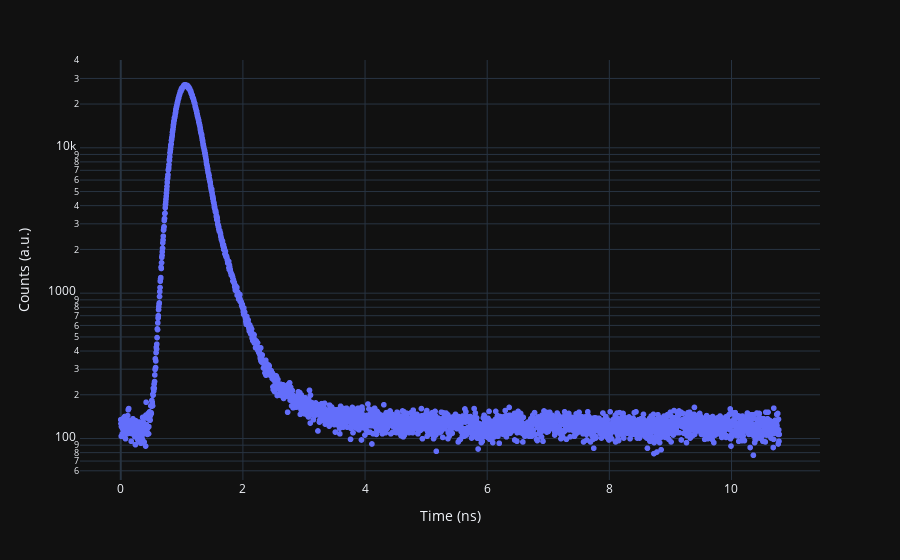

Notebook cell for this chart:
### Code cell
import pandas as pd
df = pd.DataFrame({'Time (ns)': data.x, 'Counts (a.u.)': data.y, 'IRF': irf.y})
fig = px.scatter(df, x="Time (ns)", y="Counts (a.u.)", log_y=True,  template="plotly_dark")
iplot(fig)

### Figure 1 — Plotly figure (JSON) as saved in the notebook; plotly's stock layout.template omitted (floating-point values rounded to 4 significant figures; data arrays with more than 128 entries replaced by an {"elided": "..."} marker saying what was removed)
{"data": [{"hoverlabel": {"namelength": 0}, "hovertemplate": "Time (ns)=%{x}<br>Counts (a.u.)=%{y}", "legendgroup": "", "marker": {"color": "#636efa", "symbol": "circle"}, "mode": "markers", "name": "", "showlegend": false, "type": "scattergl", "x": {"elided": "2649 float values"}, "xaxis": "x", "y": {"elided": "2649 float values"}, "yaxis": "y"}], "layout": {"legend": {"tracegroupgap": 0}, "margin": {"t": 60}, "xaxis": {"anchor": "y", "domain": [0, 1], "title": {"text": "Time (ns)"}}, "yaxis": {"anchor": "x", "domain": [0, 1], "title": {"text": "Counts (a.u.)"}, "type": "log"}}}
